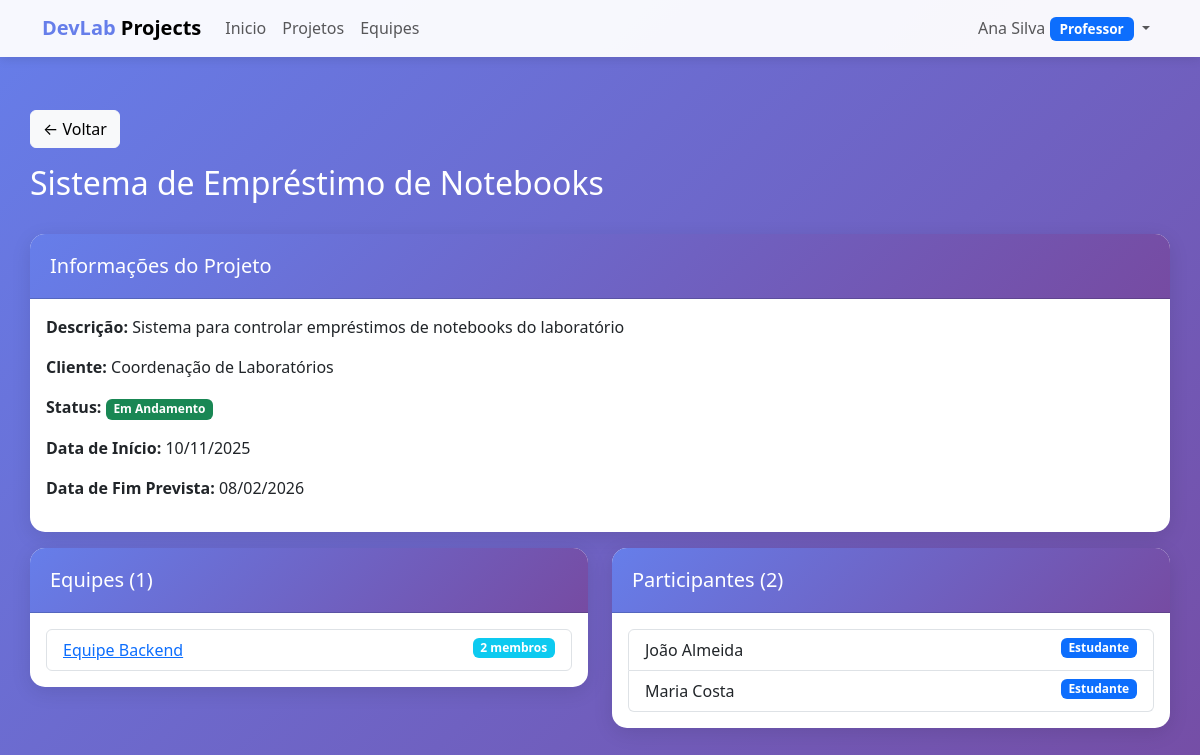
/projetos/1/ (signed in), run on the app's committed database.
### meuapp/models.py (models this page shows, shortened)
class Usuario(AbstractUser):
    TIPO_CHOICES = [
        ('coordenador', 'Coordenador'),
        ('professor', 'Professor'),
        ('estudante', 'Estudante'),
    ]
    tipo = models.CharField(max_length=20, choices=TIPO_CHOICES, default='estudante')
    matricula = models.CharField(max_length=20, unique=True, null=True, blank=True)
    cpf = models.CharField(max_length=11, unique=True, null=True, blank=True)
    data_nascimento = models.DateField(null=True, blank=True)
    curso = models.CharField(max_length=100, blank=True)
    class Meta:
        verbose_name = 'Usuário'
        verbose_name_plural = 'Usuários'

class Projeto(models.Model):
    STATUS_CHOICES = [
        ('planejado', 'Planejado'),
        ('andamento', 'Em Andamento'),
        ('concluido', 'Concluído'),
    ]
    titulo = models.CharField(max_length=200)
    descricao = models.TextField()
    cliente = models.CharField(max_length=200)
    status = models.CharField(max_length=20, choices=STATUS_CHOICES, default='planejado')
    data_inicio = models.DateField()
    data_fim_prevista = models.DateField()
    participantes = models.ManyToManyField(Usuario, through='ParticipacaoProjeto', related_name='projetos_participando')
    criado_em = models.DateTimeField(auto_now_add=True)
    atualizado_em = models.DateTimeField(auto_now=True)
    class Meta:
        verbose_name = 'Projeto'
        verbose_name_plural = 'Projetos'
        ordering = ['-criado_em']
    def membros_por_equipes(self):
        return Usuario.objects.filter(equipes_participando__projeto=self).distinct()

class Equipe(models.Model):
    nome = models.CharField(max_length=100)
    descricao = models.TextField(blank=True)
    projeto = models.ForeignKey(Projeto, on_delete=models.CASCADE, related_name='equipes', null=True, blank=True)
    lider = models.OneToOneField(
        Usuario,
        on_delete=models.SET_NULL,
        null=True,
        blank=True,
        related_name='equipe_liderada',
        help_text="Líder da equipe (cada usuário pode liderar no máximo uma equipe)"
    )
    membros = models.ManyToManyField(Usuario, related_name='equipes_participando', blank=True)
    criada_em = models.DateTimeField(auto_now_add=True)
    class Meta:
        verbose_name = 'Equipe'
        verbose_name_plural = 'Equipes'
        ordering = ['projeto', 'nome']
    def total_membros(self):
        return self.membros.count()

### meuapp/views.py (the view)
# urls.py: path('projetos/<int:pk>/', views.projeto_detalhes, name='projeto_detalhes'),
@login_required
def projeto_detalhes(request, pk):
    projeto = get_object_or_404(Projeto, pk=pk)
    if request.user.tipo == 'coordenador' or projeto in request.user.projetos_participando.all():
        detalhes_completos = True
    else:
        detalhes_completos = False
    equipes = projeto.equipes.all()
    participantes = projeto.membros_por_equipes()
    context = {
        'projeto': projeto,
        'detalhes_completos': detalhes_completos,
        'equipes': equipes,
        'participantes': participantes,
    }
    return render(request, 'projetos/detalhes.html', context)

### meuapp/templates/projetos/detalhes.html (shortened to what this page needs)
{% extends 'base.html' %}
{% block content %}
<div class="row mb-4">
    <div class="col-12">
        <a href="{% url 'projeto_lista' %}" class="btn btn-light mb-3">← Voltar</a>
        <h2 class="text-white">{{ projeto.titulo }}</h2>
    </div>
</div>
<div class="card mb-3">
    <div class="card-header d-flex justify-content-between align-items-center">
        <h5 class="mb-0">Informações do Projeto</h5>
    </div>
    <div class="card-body">
        <p><strong>Descrição:</strong> {{ projeto.descricao }}</p>
        <p><strong>Cliente:</strong> {{ projeto.cliente }}</p>
        <p><strong>Status:</strong>
            <span class="badge bg-{{ projeto.status|yesno:'success,warning,secondary' }}">
                {{ projeto.get_status_display }}
            </span>
        </p>
        <p><strong>Data de Início:</strong> {{ projeto.data_inicio|date:"d/m/Y" }}</p>
        <p><strong>Data de Fim Prevista:</strong> {{ projeto.data_fim_prevista|date:"d/m/Y" }}</p>
    </div>
</div>
{% if detalhes_completos %}
<div class="row">
    <div class="col-md-6">
        <div class="card">
            <div class="card-header">
                <h5 class="mb-0">Equipes ({{ equipes.count }})</h5>
            </div>
            <div class="card-body">
                {% if equipes %}
                <ul class="list-group">
                    {% for equipe in equipes %}
                    <li class="list-group-item">
                        <a href="{% url 'equipe_detalhes' equipe.pk %}">{{ equipe.nome }}</a>
                        <span class="badge bg-info float-end">{{ equipe.total_membros }} membros</span>
                    </li>
                    {% endfor %}
                </ul>
                {% else %}
                <p class="text-muted">Nenhuma equipe cadastrada</p>
                {% endif %}
            </div>
        </div>
    </div>
    <div class="col-md-6">
        <div class="card">
            <div class="card-header">
                <h5 class="mb-0">Participantes ({{ participantes.count }})</h5>
            </div>
            <div class="card-body">
                {% if participantes %}
                <ul class="list-group">
                    {% for participante in participantes %}
                    <li class="list-group-item">
                        {{ participante.get_full_name|default:participante.username }}
                        <span class="badge bg-primary float-end">{{ participante.get_tipo_display }}</span>
                    </li>
                    {% endfor %}
                </ul>
                {% else %}
                <p class="text-muted">Nenhum participante cadastrado</p>
                {% endif %}
            </div>
        </div>
    </div>
</div>
{% else %}
<div class="alert alert-info">
    <strong>Informação:</strong> Apenas participantes do projeto podem ver detalhes completos.
</div>
{% endif %}
{% endblock %}

### meuapp/templates/base.html (shortened to what this page needs)
<!DOCTYPE html>
<html lang="pt-br">
<head>
    <link href="https://cdn.jsdelivr.net/npm/bootstrap@5.3.0/dist/css/bootstrap.min.css" rel="stylesheet">
</head>
<body>
    {% if user.is_authenticated %}
    <nav class="navbar navbar-expand-lg navbar-light bg-light fixed-top">
        <div class="container">
            <a class="navbar-brand fw-bold" href="{% url 'dashboard' %}">
                <span style="color: #667eea;">DevLab</span> Projects
            </a>
            <div class="collapse navbar-collapse" id="navbarNav">
                <ul class="navbar-nav me-auto">
                    <li class="nav-item">
                        <a class="nav-link" href="{% url 'dashboard' %}">Inicio</a>
                    </li>
                    <li class="nav-item">
                        <a class="nav-link" href="{% url 'projeto_lista' %}">Projetos</a>
                    </li>
                    <li class="nav-item">
                        <a class="nav-link" href="{% url 'equipe_lista' %}">Equipes</a>
                    </li>
                </ul>
                <ul class="navbar-nav">
                    <li class="nav-item dropdown">
                        <a class="nav-link dropdown-toggle" href="#" id="userDropdown" role="button"
                           data-bs-toggle="dropdown">
                            {{ user.get_full_name|default:user.username }}
                            <span class="badge bg-primary badge-tipo">{{ user.get_tipo_display }}</span>
                        </a>
                    </li>
                </ul>
            </div>
        </div>
    </nav>
    {% endif %}
    <div class="container main-content">
        {% block content %}{% endblock %}
    </div>
</body>
</html>

### meuapp/templates/base.html (style rules this page uses)
body { min-height: 100vh; background: linear-gradient(135deg, #667eea 0%, #764ba2 100%); }
.navbar { background: rgba(255, 255, 255, 0.95) !important; box-shadow: 0 2px 10px rgba(0,0,0,0.1); }
.main-content { margin-top: 80px; padding: 30px 0; }
.card { border: none; border-radius: 15px; box-shadow: 0 5px 20px rgba(0,0,0,0.1); margin-bottom: 20px; }
.card-header { background: linear-gradient(135deg, #667eea 0%, #764ba2 100%); color: white; border-radius: 15px 15px 0 0 !important; padding: 20px; }
.badge-tipo { font-size: 0.85em; padding: 5px 10px; }

### data on the page
Usuario: get_full_name "Ana Silva", tipo "Professor"
Projeto: titulo "Sistema de Empréstimo de Notebooks", descricao "Sistema para controlar empréstimos de notebooks do laboratório", cliente "Coordenação de Laboratórios", status "Em Andamento", data_inicio "10/11/2025", data_fim_prevista "08/02/2026", count "1"
Equipe: nome "Equipe Backend", total_membros "2"
Usuario: get_full_name "João Almeida", tipo "Estudante"
Usuario: get_full_name "Maria Costa", tipo "Estudante"

### other printed values
{{ participantes.count }} "2"
